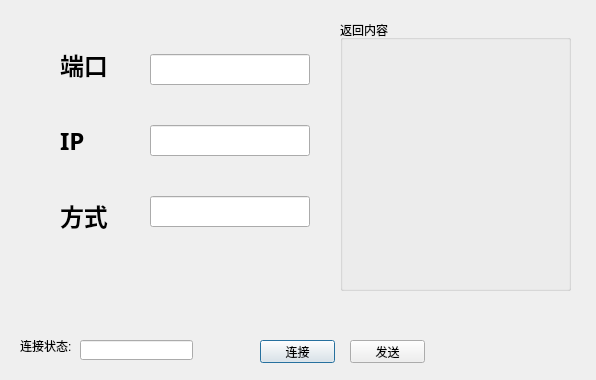
<?xml version="1.0" encoding="UTF-8"?>
<ui version="4.0">
 <class>cal_client</class>
 <widget class="QDialog" name="cal_client">
  <property name="geometry">
   <rect>
    <x>0</x>
    <y>0</y>
    <width>596</width>
    <height>380</height>
   </rect>
  </property>
  <property name="windowTitle">
   <string>Dialog</string>
  </property>
  <widget class="QPushButton" name="bnt_connect">
   <property name="geometry">
    <rect>
     <x>260</x>
     <y>340</y>
     <width>75</width>
     <height>23</height>
    </rect>
   </property>
   <property name="text">
    <string>连接</string>
   </property>
  </widget>
  <widget class="QPushButton" name="bnt_send">
   <property name="geometry">
    <rect>
     <x>350</x>
     <y>340</y>
     <width>75</width>
     <height>23</height>
    </rect>
   </property>
   <property name="text">
    <string>发送</string>
   </property>
  </widget>
  <widget class="QWidget" name="verticalLayoutWidget">
   <property name="geometry">
    <rect>
     <x>60</x>
     <y>30</y>
     <width>81</width>
     <height>221</height>
    </rect>
   </property>
   <layout class="QVBoxLayout" name="verticalLayout">
    <item>
     <widget class="QLabel" name="label_2">
      <property name="font">
       <font>
        <family>Arial Black</family>
        <pointsize>18</pointsize>
        <weight>75</weight>
        <bold>true</bold>
       </font>
      </property>
      <property name="text">
       <string>端口</string>
      </property>
     </widget>
    </item>
    <item>
     <widget class="QLabel" name="label">
      <property name="font">
       <font>
        <family>Arial Black</family>
        <pointsize>18</pointsize>
        <weight>75</weight>
        <bold>true</bold>
       </font>
      </property>
      <property name="text">
       <string>IP</string>
      </property>
     </widget>
    </item>
    <item>
     <widget class="QLabel" name="label_3">
      <property name="font">
       <font>
        <family>Arial Black</family>
        <pointsize>18</pointsize>
        <weight>75</weight>
        <bold>true</bold>
       </font>
      </property>
      <property name="text">
       <string>方式</string>
      </property>
     </widget>
    </item>
   </layout>
  </widget>
  <widget class="QWidget" name="verticalLayoutWidget_2">
   <property name="geometry">
    <rect>
     <x>150</x>
     <y>20</y>
     <width>160</width>
     <height>241</height>
    </rect>
   </property>
   <layout class="QVBoxLayout" name="verticalLayout_2">
    <item>
     <widget class="QLineEdit" name="le_port">
      <property name="font">
       <font>
        <family>Agency FB</family>
        <pointsize>12</pointsize>
       </font>
      </property>
     </widget>
    </item>
    <item>
     <widget class="QLineEdit" name="le_ip">
      <property name="font">
       <font>
        <family>Agency FB</family>
        <pointsize>12</pointsize>
       </font>
      </property>
     </widget>
    </item>
    <item>
     <widget class="QLineEdit" name="le_way">
      <property name="font">
       <font>
        <family>Agency FB</family>
        <pointsize>12</pointsize>
       </font>
      </property>
     </widget>
    </item>
   </layout>
  </widget>
  <widget class="QLabel" name="label_4">
   <property name="geometry">
    <rect>
     <x>20</x>
     <y>340</y>
     <width>54</width>
     <height>12</height>
    </rect>
   </property>
   <property name="text">
    <string>连接状态:</string>
   </property>
  </widget>
  <widget class="QLineEdit" name="le_connet_state">
   <property name="geometry">
    <rect>
     <x>80</x>
     <y>340</y>
     <width>113</width>
     <height>20</height>
    </rect>
   </property>
  </widget>
  <widget class="QGroupBox" name="groupBox">
   <property name="geometry">
    <rect>
     <x>340</x>
     <y>20</y>
     <width>231</width>
     <height>271</height>
    </rect>
   </property>
   <property name="title">
    <string>返回内容</string>
   </property>
  </widget>
 </widget>
 <resources/>
 <connections/>
</ui>
